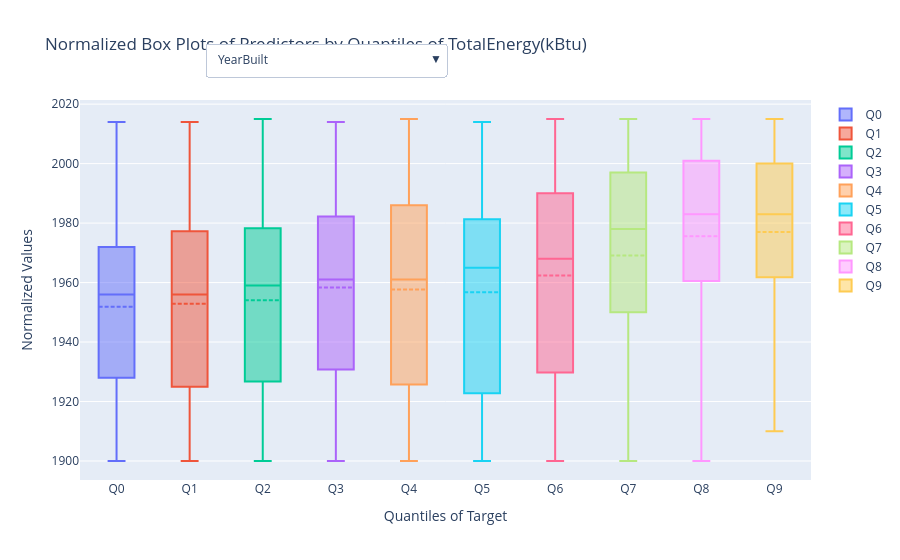
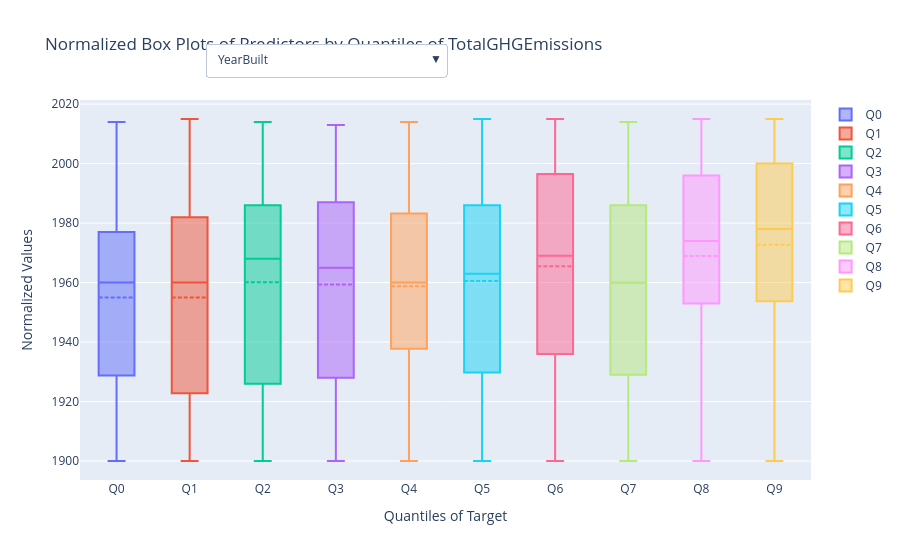

Notebook source saved alongside these figures, in order:
### Code cell
import pandas as pd
import numpy as np
import plotly.graph_objects as go
from sklearn.compose import ColumnTransformer
from sklearn.pipeline import Pipeline
from sklearn.preprocessing import StandardScaler, LabelEncoder
from sklearn.impute import SimpleImputer



# Function to create box plots for a given target variable
def create_box_plots(df, target):
    df_temp = df.copy()

    # Ensure the target variables are numeric
    df_temp['TotalEnergy(kBtu)'] = pd.to_numeric(df_temp['TotalEnergy(kBtu)'], errors='coerce')
    df_temp['TotalGHGEmissions'] = pd.to_numeric(df_temp['TotalGHGEmissions'], errors='coerce')
    df_temp['YearBuilt'] = pd.to_numeric(df_temp['YearBuilt'], errors='coerce')
    df_temp['CouncilDistrictCode'] = pd.to_numeric(df_temp['CouncilDistrictCode'], errors='coerce')
    df_temp['NumberofBuildings'] = pd.to_numeric(df_temp['NumberofBuildings'], errors='coerce')
    df_temp['NumberofFloors'] = pd.to_numeric(df_temp['NumberofFloors'], errors='coerce')
    df_temp['ENERGYSTARScore'] = pd.to_numeric(df_temp['ENERGYSTARScore'], errors='coerce')

    # Identify categorical and numerical columns
    categorical_cols = df_temp.select_dtypes(include=['object']).columns.tolist()
    numerical_cols = df_temp.select_dtypes(include=['number']).columns.tolist()
    numerical_cols.remove('TotalEnergy(kBtu)')
    numerical_cols.remove('TotalGHGEmissions')

    # Label encode categorical columns
    label_encoders = {col: LabelEncoder().fit(df_temp[col]) for col in categorical_cols}
    for col, le in label_encoders.items():
        df_temp[col] = le.transform(df_temp[col])

    # Create a column transformer for preprocessing
    preprocessor = ColumnTransformer(
        transformers=[
            ('num', Pipeline(steps=[
                ('imputer', SimpleImputer(strategy='median'))
            ]), numerical_cols),
            ('cat', Pipeline(steps=[
                ('imputer', SimpleImputer(strategy='most_frequent')),
                ('scaler', StandardScaler())
            ]), categorical_cols)
        ]
    )
    
    # Apply the preprocessing pipeline
    preprocessed_data = preprocessor.fit_transform(df_temp)
    
    # Combine numerical and categorical feature names
    feature_names = numerical_cols + categorical_cols
    
    # Convert the preprocessed data to a DataFrame
    preprocessed_df = pd.DataFrame(preprocessed_data, columns=feature_names)
    
    # Add the target variable back to the DataFrame
    preprocessed_df[target] = df_temp[target].values
    
    # Split the target variable into 10 quantiles
    preprocessed_df['y_quantile'] = pd.qcut(preprocessed_df[target], q=10, labels=False)
    
    # Create a single chart with toggle options
    fig = go.Figure()

    # Add box plots for each predictor and each quantile
    for predictor in feature_names:
        for quantile in range(10):
            quantile_data = preprocessed_df[preprocessed_df['y_quantile'] == quantile]
            fig.add_trace(go.Box(
                y=quantile_data[predictor],
                name=f'Q{quantile}',
                boxmean=True,
                visible=False
            ))

    # Initially show the first predictor's box plots
    for i in range(10):
        fig.data[i].visible = True

    # Create buttons to toggle visibility of each predictor's box plots
    buttons = []
    for i, predictor in enumerate(feature_names):
        visibility = [False] * len(fig.data)
        for j in range(10):
            visibility[i * 10 + j] = True
        buttons.append(dict(
            method='update',
            label=predictor,
            args=[{'visible': visibility}]
        ))

    # Add a button to show all predictors
    all_visibility = [True] * len(fig.data)
    buttons.append(dict(
        method='update',
        label='All',
        args=[{'visible': all_visibility}]
    ))

    fig.update_layout(
        updatemenus=[dict(
            active=0,
            buttons=buttons,
            direction='down',
            showactive=True,
            x=0.5,  # Center the dropdown horizontally
            y=1.15  # Position the dropdown just below the title
        )],
        title=f'Normalized Box Plots of Predictors by Quantiles of {target}',
        xaxis_title='Quantiles of Target',
        yaxis_title='Normalized Values'
    )

    fig.show()

# Create box plots for each target variable
create_box_plots(df_cleaned_value, 'TotalEnergy(kBtu)')
create_box_plots(df_cleaned_value, 'TotalGHGEmissions')
